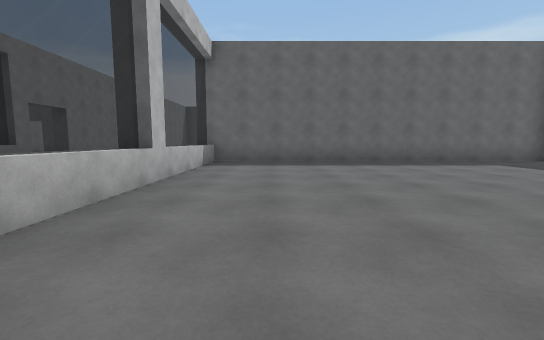
View 1 (above)

22 first-person views from a walk through a Unity game level. The camera is 1.2 m above the floor, tilts 6° down and sees 90° across. The floor is counted in squares, 2 m on a side. Each view is taken from the middle of a square. On the plan, view 1 faces up. The plan holds only what a view shows up to about 9 squares ahead; the rest is blank. The player character is not drawn.

View 2
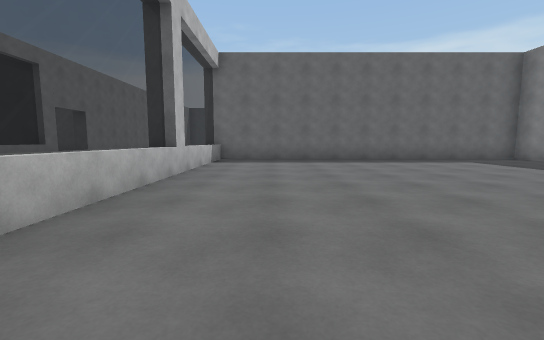

View 3
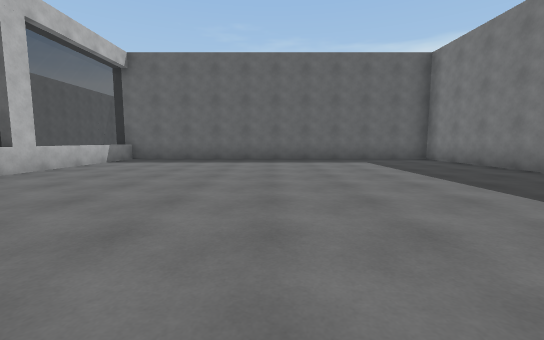

View 4
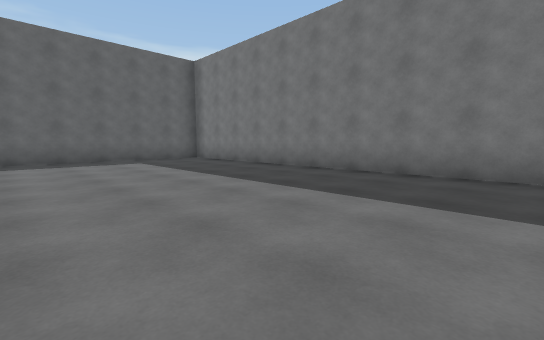

View 5
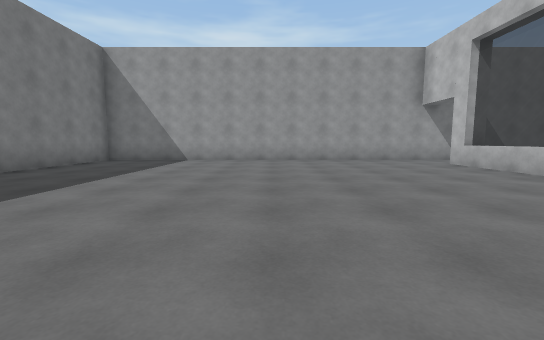

View 6
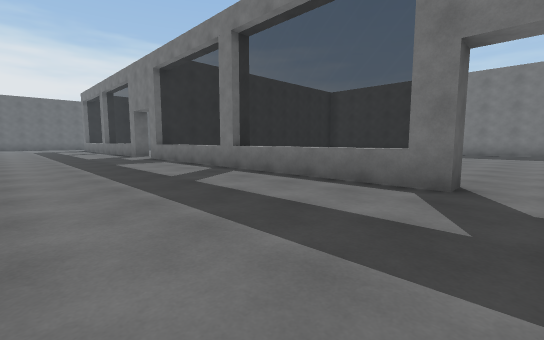

View 7
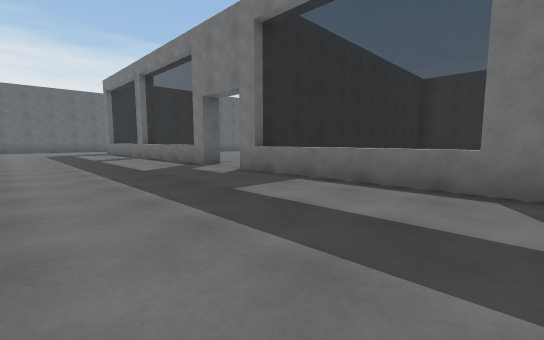

View 8
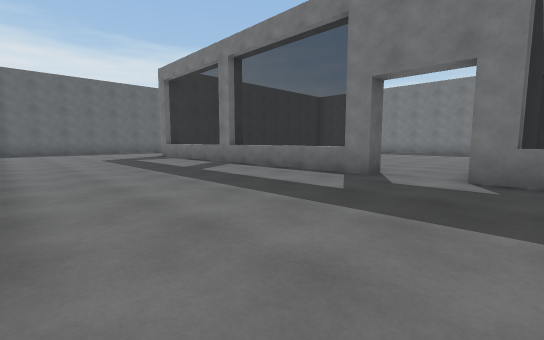

View 9
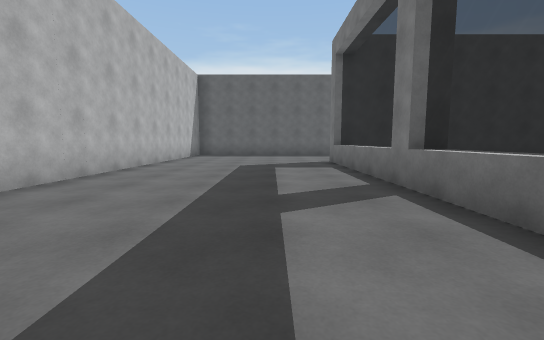

View 10
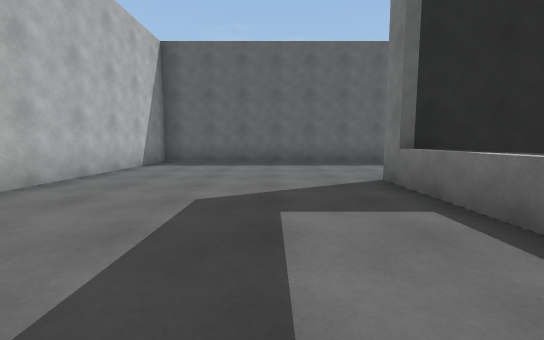

View 11
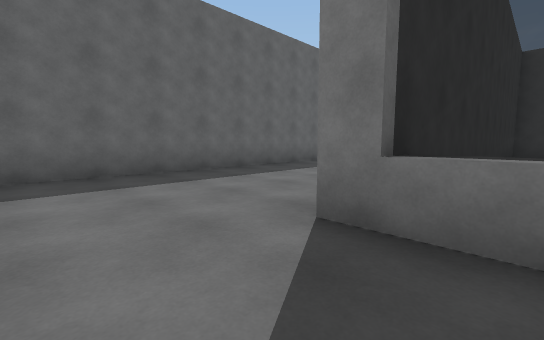

View 12
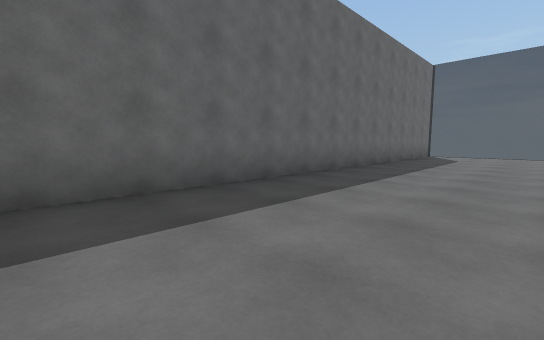

View 13
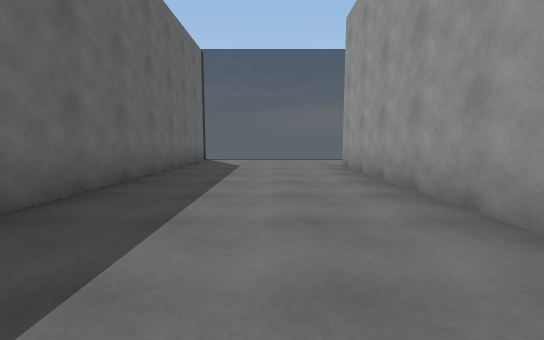

View 14
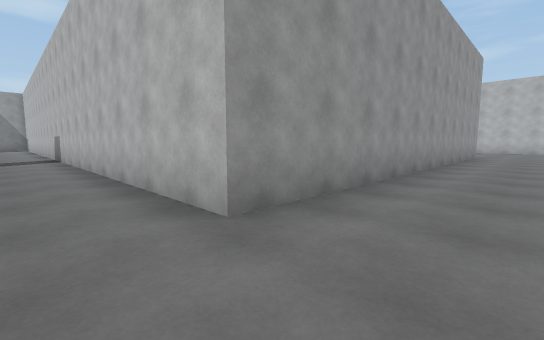

View 15
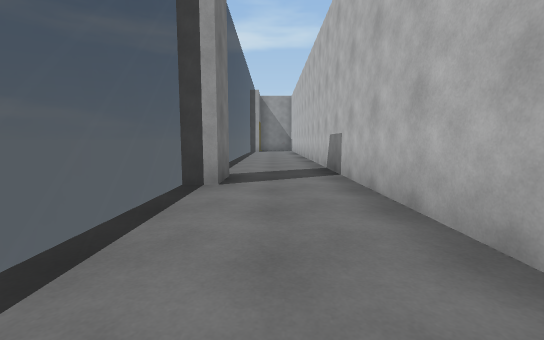

View 16
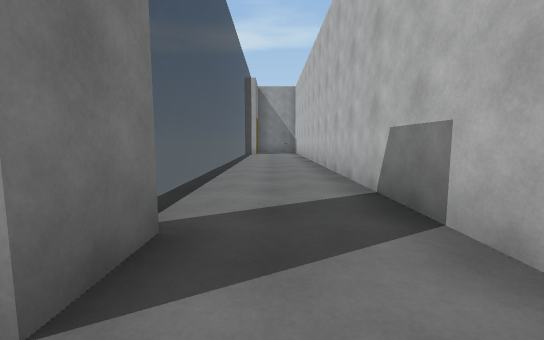

View 17
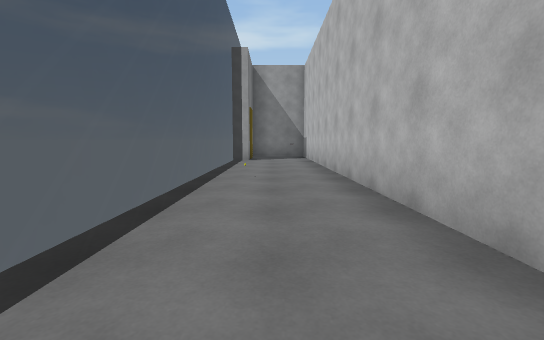

View 18
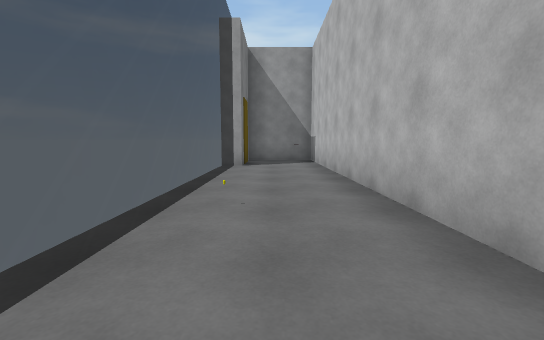

View 19
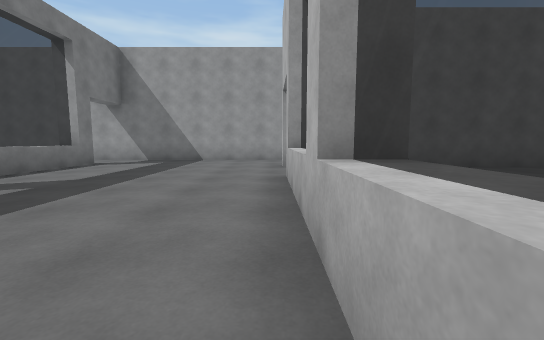

View 20
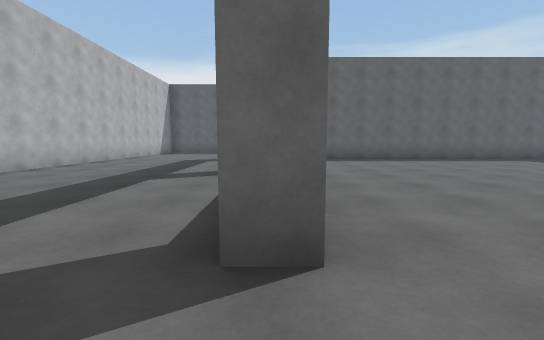

View 21
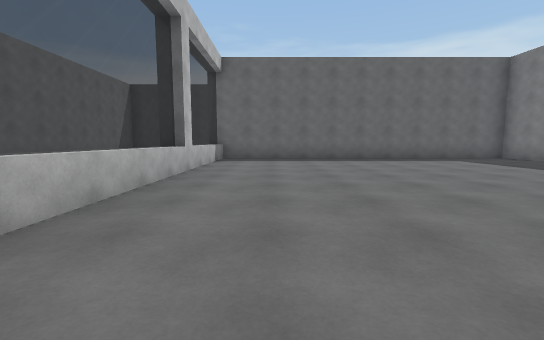

View 22
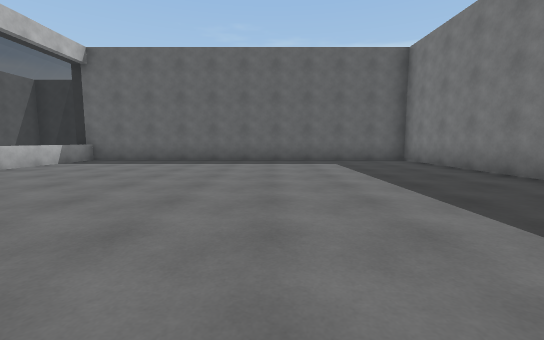

### Floor plan
Key: @ floor where view 1 was taken; # wall or solid block; . floor; = window, fence, low wall or low ledge.
Columns run from 13 left of view 1 to 11 right of it. Each row starts with its distance up from view 1.
 24      ####################
 23      #..................=
 22      #..................=
 21      #..................=
 20      #..................=
 19      #.....###########..=
 18      #.....=.........#..
 17      #.....=.........#..
 16      #.....=.........#..
 15      #.....#.........#..=
 14      #.....=.........#..=
 13       .....=.........#..=
 12       .....=........ #..#
 11       .....=........ #..=
 10       ............   #..=
  9       .........      #..=
  8     ##.....=##########..=
  7      =.....=.........#..=
  6      =.....=.........#..=
  5      #.....=.........#..=
  4      =.....#.........#..=
  3      =.....=.........#..=
  2       .....=.........#..=
  1 ..    .....=.........#..=
  0 ######.....#.@.......#..#
 -1       ...............#..#
 -2       ###################

Positions as (right, up) in squares from view 1, and headings:
1: (0, 0), facing up
2: (0, -1), facing up
3: (3, -1), facing up
4: (3, -1), facing up-right
5: (3, 7), facing down
6: (-6, -1), facing up-right
7: (-6, 4), facing up-right
8: (-7, 8), facing up-right
9: (-4, 11), facing up
10: (-4, 15), facing up
11: (-4, 18), facing up-right
12: (-1, 20), facing up-right
13: (2, 21), facing right
14: (10, 21), facing down-left
15: (10, 16), facing down
16: (10, 13), facing down
17: (10, 9), facing down
18: (10, 7), facing down
19: (-7, 7), facing down
20: (-2, 9), facing up
21: (0, 9), facing up
22: (4, 10), facing up
